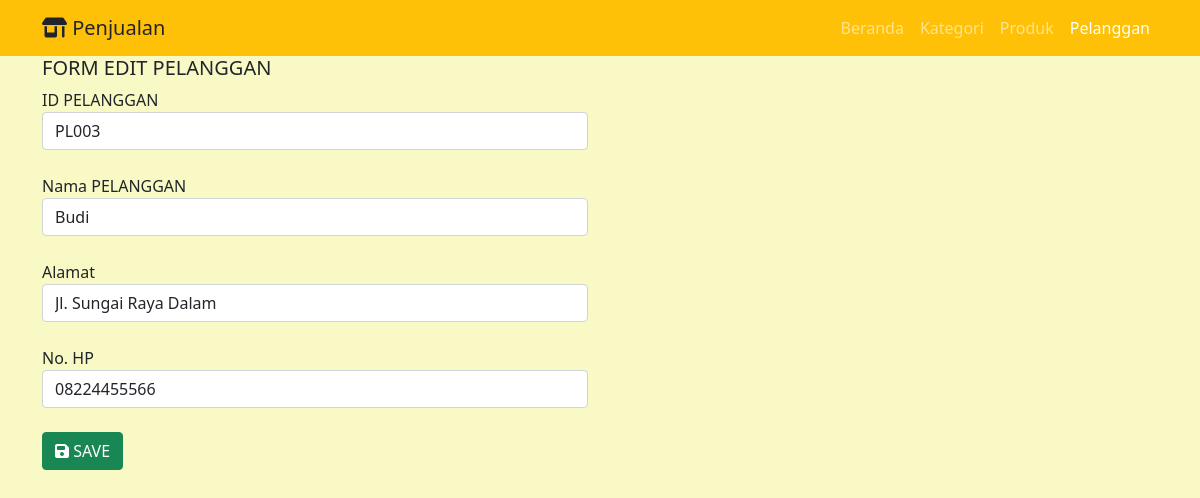
Screenshot of /edit_pelanggan.php?idpelanggan=PL003 with the database file from the repository.
### tables this page shows
CREATE TABLE `tbpelanggan` (
  `idpelanggan` varchar(10) NOT NULL,
  `nama` varchar(30) NOT NULL,
  `alamat` varchar(50) NOT NULL,
  `nohp` varchar(30) NOT NULL
);

### edit_pelanggan.php (the view, shortened to what this page needs)
<!DOCTYPE html>
<html lang="en">
    <head>
        <link href="css/styles.css" rel="stylesheet" />
        <link rel="stylesheet" href="https://cdnjs.cloudflare.com/ajax/libs/font-awesome/6.1.1/css/all.min.css" />
    </head>
    <body>
        <nav class="navbar navbar-expand-lg navbar-dark bg-warning">
            <div class="container">
                <a class="navbar-brand text-dark" href="#"><i class="fa-solid fa-shop"></i> Penjualan</a>
                <div class="collapse navbar-collapse" id="navbarSupportedContent">
                    <ul class="navbar-nav ms-auto mb-2 mb-lg-0">
                        <li class="nav-item"><a class="nav-link" aria-current="page" href="index.php">Beranda</a></li>
                        <li class="nav-item"><a class="nav-link" href="view_kategori.php">Kategori</a></li>
						<li class="nav-item"><a class="nav-link" href="view_produk.php">Produk</a></li>
						<li class="nav-item"><a class="nav-link active" href="view_pelanggan.php">Pelanggan</a></li>
                    </ul>
                </div>
            </div>
        </nav>
        <div class="container">
            <div class="row">
				<div class="col-lg-6 text-left">
					<h5>FORM EDIT PELANGGAN</h5>
					<?php
					$idpelanggan = $_GET['idpelanggan'];
					$qrykoreksi = mysql_query("SELECT * FROM tbpelanggan WHERE idpelanggan='$idpelanggan' LIMIT 1");
					$dataku = mysql_fetch_object($qrykoreksi);
					?>
					<form action="#" method="post" enctype="multipart/form-data" name="form1" class="form_horizontal">
					ID PELANGGAN
					<input id="idpelanggan" name="idpelanggan" class="form-control" value="<?php echo $dataku->idpelanggan?>"><br>
					Nama PELANGGAN
					<input id="nama" name="nama" class="form-control" value="<?php echo $dataku->nama?>"><br>
					Alamat
					<input id="alamat" name="alamat" class="form-control" value="<?php echo $dataku->alamat?>"><br>
					No. HP
					<input id="nohp" name="nohp" class="form-control" value="<?php echo $dataku->nohp?>"><br>
					<button name="input" type="submit" class="btn btn-success tbl"><i class="fa-solid fa-floppy-disk"></i>  SAVE </button>
					</form>
				</div>
			</div>
        </div>
    </body>
</html>

### rows the page displays
tbpelanggan: idpelanggan "PL003", nama "Budi", alamat "Jl. Sungai Raya Dalam", nohp "08224455566"
